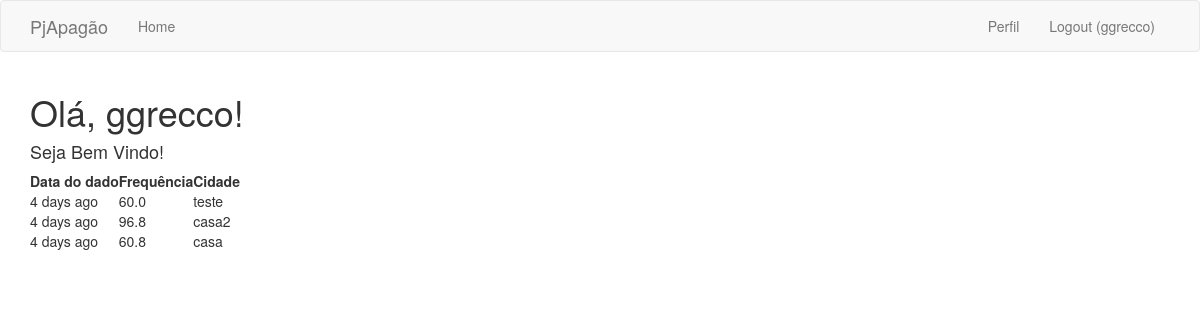
The page /index (signed in) on the database as committed earlier.
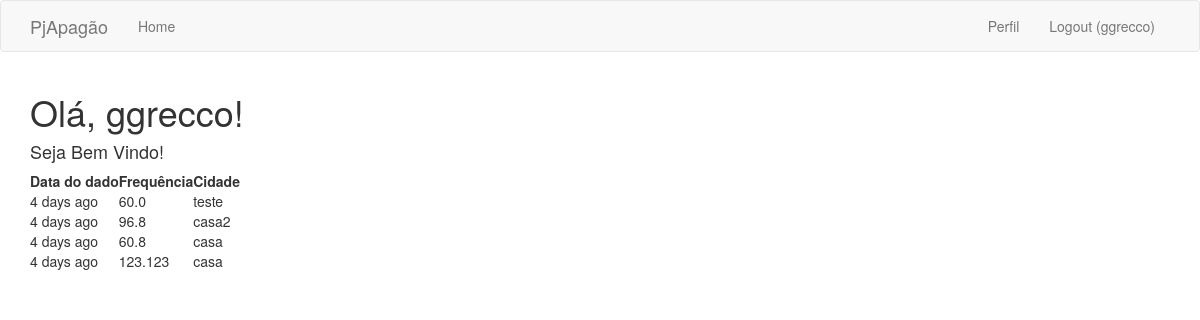
The same page on the database as committed later.
### app/models.py (models this page shows, shortened)
class User(UserMixin, db.Model):
    id = db.Column(db.Integer, primary_key=True)
    username = db.Column(db.String(64), index=True, unique=True)
    email = db.Column(db.String(120), index=True, unique=True)
    password_hash = db.Column(db.String(128))
    token_hash = db.Column(db.String(300))
    tackles = db.relationship('Tackle', backref='author', lazy='dynamic')
    about_me = db.Column(db.String(140))
    last_seen = db.Column(db.DateTime, default=datetime.utcnow)

class Tackle(db.Model):
    id = db.Column(db.Integer, primary_key=True)
    frequency = db.Column(db.String(140))
    city = db.Column(db.String(150))
    timestamp = db.Column(db.DateTime, index=True, default=datetime.utcnow)
    user_id = db.Column(db.Integer, db.ForeignKey('user.id'))

### app/routes.py (the view)
@app.route('/')
@app.route('/index')
@login_required
def index():
    data = Tackle.query.all()
    there_are_date = len(list(data))
    return render_template('index.html', title='PJA', dados=data,
                            there_are_date=there_are_date)

### app/models.py (called while the page is built)
@login.user_loader
def load_user(id):
    return User.query.get(int(id))

### app/routes.py (called while the page is built)
@app.before_request
def before_request():
    if current_user.is_authenticated:
        current_user.last_seen = datetime.utcnow()
        db.session.commit()
    g.locale = str(get_locale())

### app/templates/index.html
{% extends "base.html" %}
{% block app_content %}
    <h1>Olá, {{ current_user.username }}!</h1>
    <h4>Seja Bem Vindo!</h4>
{% if there_are_date != 0 %}
    <table>
        <thead>
            <tr>
                <th>Data do dado</th>
                <th>Frequência</th>
                <th>Cidade</th>
            </tr>
        </thead>
        {% for dado in dados %}
            <tr>
                <td>{{ moment(dado.timestamp).fromNow() }}</td>
                <td>{{ dado.frequency }}</td>
                <td>{{ dado.city }}</td>
            </tr>
        {% endfor %}
    </table>
{% else %}
    <h6>Não há dados</h6>
{% endif %}
{% endblock %}

### app/templates/base.html (shortened to what this page needs)
{% extends 'bootstrap/base.html' %}
{% block navbar %}
    <nav class="navbar navbar-default">
        <div class="container">
            <div class="navbar-header">
                <a class="navbar-brand" href="{{ url_for('index') }}">PjApagão</a>
            </div>
            <div class="collapse navbar-collapse" id="bs-example-navbar-collapse-1">
                <ul class="nav navbar-nav">
                    <li><a href="{{ url_for('index') }}">Home</a></li>
                </ul>
                <ul class="nav navbar-nav navbar-right">
                    {% if current_user.is_anonymous %}
                    <li><a href="{{ url_for('login') }}">Login</a></li>
                    {% else %}
                    <li><a href="{{ url_for('user', username=current_user.username) }}">Perfil</a></li>
                    <li><a href="{{ url_for('logout') }}">Logout ({{current_user.username}})</a></li>
                    {% endif %}
                </ul>
            </div>
        </div>
    </nav>
{% endblock %}
{% block content %}
    <div class="container">
        {% block app_content %}{% endblock %}
    </div>
{% endblock %}

Rows that differ between the two databases and show on the page:
added Tackle: timestamp "4 days ago", frequency "123.123", city "casa"
